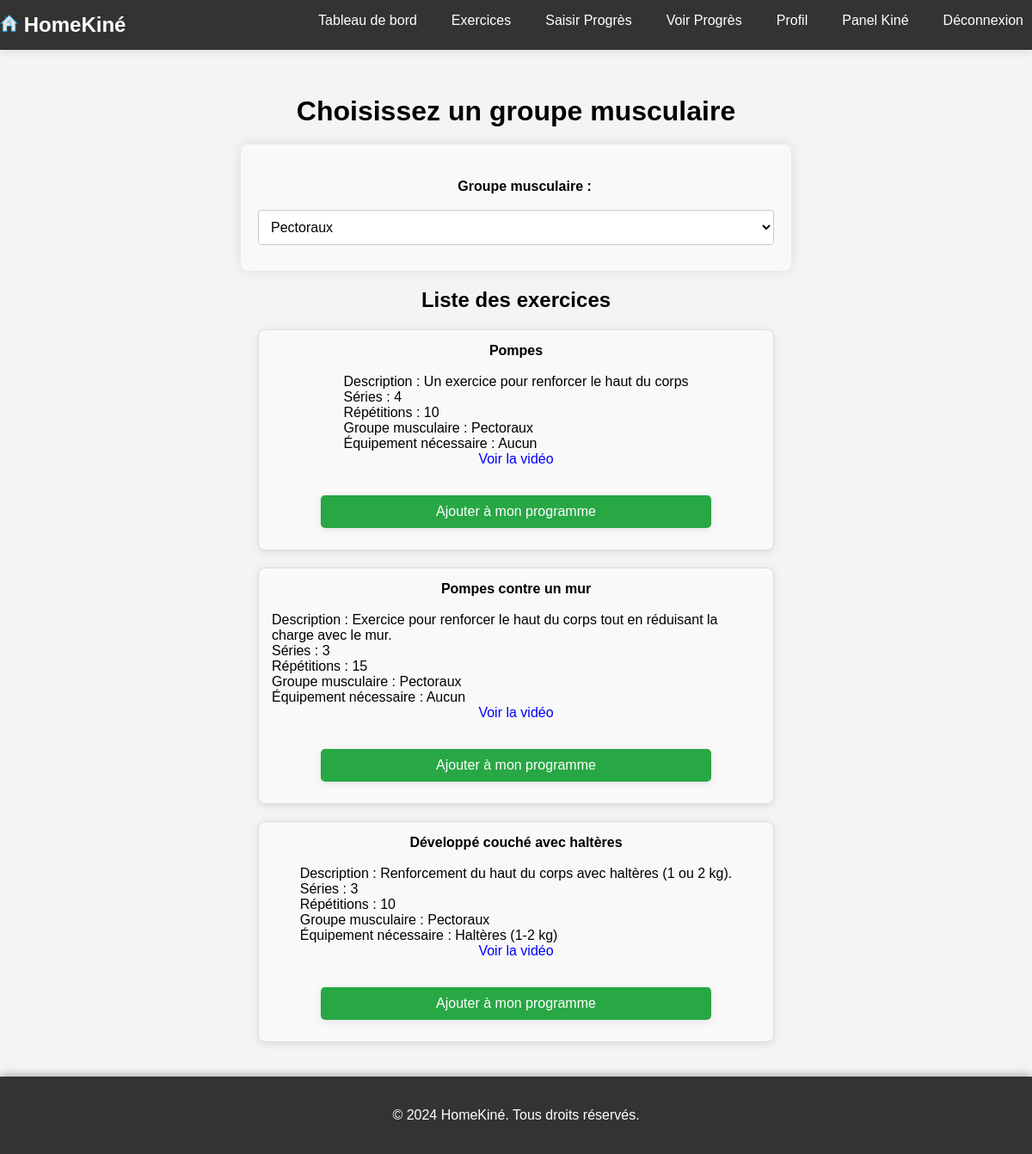
Page /exercices.php?muscle_group_id=3 (signed in) on the committed database.
### tables this page shows
CREATE TABLE IF NOT EXISTS `exercises` (
  `id` int NOT NULL AUTO_INCREMENT,
  `name` varchar(100) NOT NULL,
  `description` text NOT NULL,
  `equipment_needed` varchar(100) DEFAULT NULL,
  `video_link` varchar(255) DEFAULT NULL,
  `created_at` timestamp NULL DEFAULT CURRENT_TIMESTAMP,
  `sets` int DEFAULT NULL,
  `reps` int DEFAULT NULL,
  `muscle_group_id` int DEFAULT NULL,
  PRIMARY KEY (`id`),
  KEY `fk_muscle_group` (`muscle_group_id`)
);

CREATE TABLE IF NOT EXISTS `muscle_groups` (
  `id` int NOT NULL AUTO_INCREMENT,
  `name` varchar(100) NOT NULL,
  PRIMARY KEY (`id`)
);

### exercices.php (the view, shortened to what this page needs)
<?php
include ('header.php');
include ('config.php');
$group_query = "SELECT * FROM muscle_groups";
$group_result = mysqli_query($conn, $group_query);
$selected_group = isset($_GET['muscle_group_id']) ? $_GET['muscle_group_id'] : '';
if ($selected_group) {
    $exercise_query = "SELECT exercises.*, muscle_groups.name AS muscle_group_name
                       FROM exercises
                       JOIN muscle_groups ON exercises.muscle_group_id = muscle_groups.id
                       WHERE muscle_group_id = '$selected_group'
                       ORDER BY id ASC";
} else {
    $exercise_query = "SELECT exercises.*, muscle_groups.name AS muscle_group_name
                       FROM exercises
                       JOIN muscle_groups ON exercises.muscle_group_id = muscle_groups.id
                       ORDER BY id ASC";
}
$exercise_result = mysqli_query($conn, $exercise_query);
?>
<!DOCTYPE html>
<html lang="fr">
<head>
    <link rel="stylesheet" href="style.css">
</head>
<body>
    <main class="main-content">
        <h1>Choisissez un groupe musculaire</h1>
        <form method="GET" action="">
            <label for="muscle_group_id">Groupe musculaire :</label>
            <select id="muscle_group_id" name="muscle_group_id" onchange="this.form.submit()">
                <?php while ($row = mysqli_fetch_assoc($group_result)): ?>
                    <option value="<?php echo $row['id']; ?>" <?php if ($row['id'] == $selected_group)
                           echo 'selected'; ?>>
                        <?php echo $row['name']; ?>
                    </option>
                <?php endwhile; ?>
            </select>
        </form>
        <h2>Liste des exercices</h2>
        <ul class="exercise-list">
            <?php while ($row = mysqli_fetch_assoc($exercise_result)): ?>
                <div class="exercise-card">
                    <strong><?php echo $row['name']; ?></strong><br>
                    Description : <?php echo $row['description']; ?><br>
                    Séries : <?php echo $row['sets'] ?: 'Non défini'; ?><br>
                    Répétitions : <?php echo $row['reps'] ?: 'Non défini'; ?><br>
                    Groupe musculaire : <?php echo $row['muscle_group_name']; ?><br>
                    Équipement nécessaire : <?php echo $row['equipment_needed'] ?: 'Aucun'; ?><br>
                    <?php if ($row['video_link']): ?>
                        <a href="<?php echo $row['video_link']; ?>" target="_blank">Voir la vidéo</a><br>
                    <?php endif; ?>
                    <button class="add-program-button" data-exercise-id="<?php echo $row['id']; ?>">
                        Ajouter à mon programme
                    </button>
                </div>
            <?php endwhile; ?>
        </ul>
    </main>
</body>
</html>
<?php
include ('footer.php');
?>

### style.css (style rules this page uses)
body { font-family: Arial, sans-serif; background-color: #f4f4f4; padding-top: 70px; margin: 0; display: flex; justify-content: center; align-items: center; flex-direction: column; min-height: 100vh; }
h1, h2 { text-align: center; margin-bottom: 20px; }
ul { list-style-type: none; padding: 0; margin-bottom: 20px; text-align: center; }
a { text-decoration: none; color: blue; }
main { flex: 1; padding: 20px; width: 100%; max-width: 1200px; box-sizing: border-box; }
form, div, .section { display: flex; justify-content: center; align-items: center; flex-direction: column; }
button, input[type="submit"] { display: block; margin: 10px auto; padding: 10px 15px; background-color: #28a745; color: white; border: none; border-radius: 5px; cursor: pointer; font-size: 16px; text-align: center; width: auto; }
form { max-width: 600px; width: 100%; margin: 20px auto; padding: 20px; background-color: #f9f9f9; border-radius: 8px; box-shadow: 0 0 15px rgba(0, 0, 0, 0.1); }
form label { font-size: 16px; font-weight: bold; margin-bottom: 8px; display: inline-block; padding-top: 20px; padding-left: 20px; }
form input[type="text"], form input[type="email"], form input[type="password"], form input[type="number"], form input[type="date"], form select, form textarea { width: 100%; padding: 10px; margin: 10px 0; border: 1px solid #ccc; border-radius: 4px; font-size: 16px; box-sizing: border-box; background-color: #fff; transition: border-color 0.3s, box-shadow 0.3s; }
.exercise-list { list-style-type: none; padding: 0; margin: 0 auto; display: flex; flex-direction: column; align-items: center; width: 100%; max-width: 800px; }
.exercise-card { background-color: #f9f9f9; border: 1px solid #ddd; padding: 15px; margin-bottom: 20px; border-radius: 8px; box-shadow: 0 2px 10px rgba(0, 0, 0, 0.1); width: 100%; max-width: 600px; text-align: left; box-sizing: border-box; overflow: hidden; }
.exercise-card select, .exercise-card button { width: 80%; padding: 10px; font-size: 16px; border-radius: 5px; border: 1px solid #ddd; box-sizing: border-box; align-self: center; }
.exercise-card button { background-color: #28a745; color: white; border: none; cursor: pointer; transition: background-color 0.3s; }
button { background-color: #28a745; color: #fff; padding: 10px 15px; border: none; border-radius: 5px; cursor: pointer; }
.main-content { padding: 20px; width: 100%; max-width: 1200px; box-sizing: border-box; }
.add-program-button { width: 100%; padding: 12px 20px; background-color: #28a745; color: #fff; border: none; border-radius: 4px; font-size: 16px; cursor: pointer; transition: background-color 0.3s ease; box-shadow: 0px 2px 10px rgba(0, 0, 0, 0.1); display: inline-block; margin-top: 15px; }

### rows in the picture
exercises: name "Pompes", description "Un exercice pour renforcer le haut du corps", sets "4", reps "10", muscle_group.name "Pectoraux", equipment_needed "Aucun"
exercises: name "Pompes contre un mur", description "Exercice pour renforcer le haut du corps tout en réduisant la charge avec le mur.", sets "3", reps "15", muscle_group.name "Pectoraux", equipment_needed "Aucun"
exercises: name "Développé couché avec haltères", description "Renforcement du haut du corps avec haltères (1 ou 2 kg).", sets "3", reps "10", muscle_group.name "Pectoraux", equipment_needed "Haltères (1-2 kg)"

### other values in the picture
form field muscle_group_id "Pectoraux"
